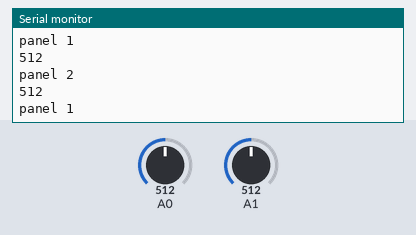
Recording of a sketch running on a simulated Arduino Uno, built with avr-gcc and run on an emulated ATmega328P. On the bench: the last lines printed to the serial monitor. Inputs (shaded band) come from the test bench; at power-on: A0 = 512, A1 = 512.

Above: at 1.2 s.
1.3 s: A0 set to 716
At 2.2 s:
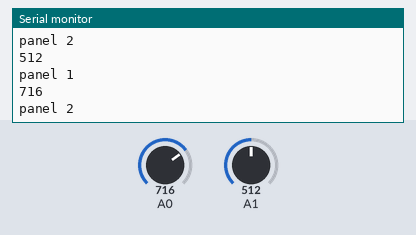
4.3 s: A1 set to 306
At 5.3 s:
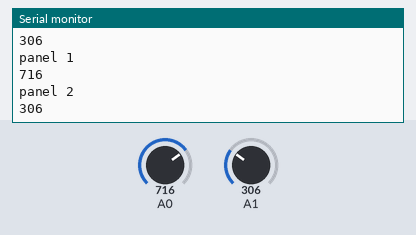
5.8 s: A0 set to 900
At 6.4 s:
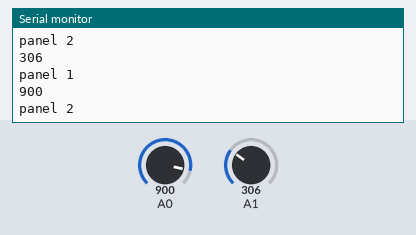
7.3 s: A1 set to 511
At 8.3 s:
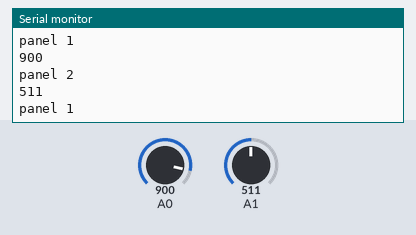
Timing chart, 0 to 9.8 s (numbered marks = the images above; inputs shaded):
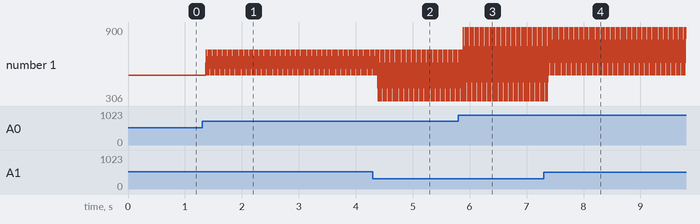

The sketch:

sketch_jul26a.ino
```cpp
int value;
int value2;
void setup() {
  // put your setup code here, to run once:
  Serial.begin(9600);
  value = 0;
  value2 = 0;
}

void loop() {
  // put your main code here, to run repeatedly:
  value = analogRead(A0);
  value2 = analogRead(A1);
  if (value > 300) {
    Serial.println("panel 1");
    Serial.println(value);
  }
  if (value2 > 300) {
    Serial.println("panel 2");
    Serial.println(value2);
  }


}
```

Measured:
- after the input at 1.3 s, the serial monitor: prints a new line after 0.08 s (image 1)
- after the input at 4.3 s, the serial monitor: prints a new line after 0.09 s (image 2)
- after the input at 5.8 s, the serial monitor: prints a new line after 0.09 s (image 3)
- after the input at 7.3 s, the serial monitor: prints a new line after 0.09 s (image 4)
- plotted number 1: 512 → 716 after the input at 1.3 s, 716 → 306 after the input at 4.3 s, 306 → 900 after the input at 5.8 s
